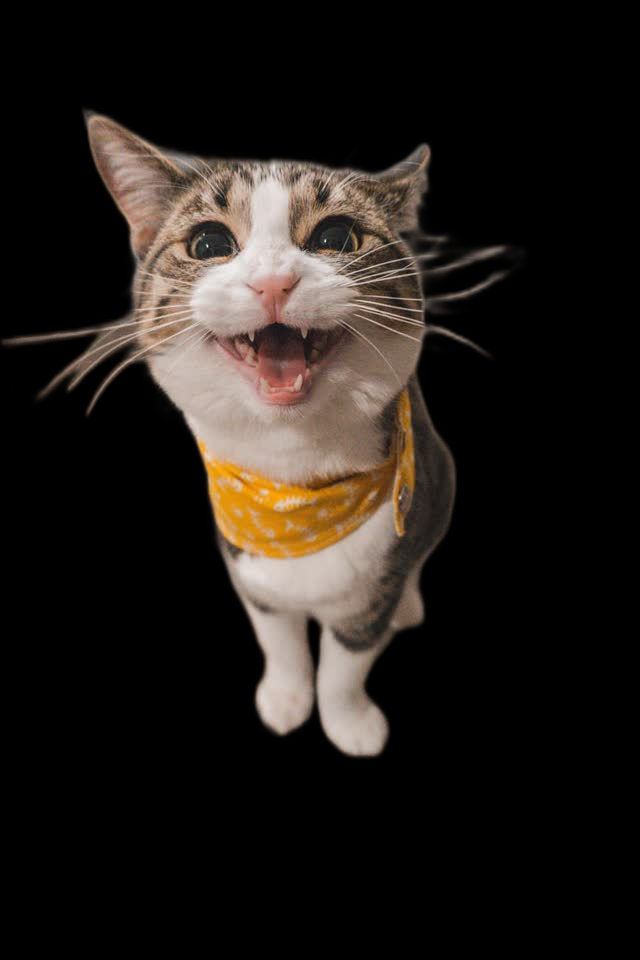
#> input picture data/cat.png, 640 x 960 px, found by its file name
$ python sync.py --video_path data/cat.png
#> lines starting #> are read from the running program, lines starting #| are printed output that depends on the picture
import cv2
import mediapipe as mp
import numpy as np
import math
from scipy.spatial import distance
import time
import argparse
mp_drawing = mp.solutions.drawing_utils
mp_drawing_styles = mp.solutions.drawing_styles
mp_pose = mp.solutions.pose
mp_drawing = mp.solutions.drawing_utils
mp_drawing_styles = mp.solutions.drawing_styles
mp_hands = mp.solutions.hands

# [75 lines left out: functions comp, move_img, parabolic, touch_judge, not called in this run]

parser = argparse.ArgumentParser()
parser.add_argument('-v', '--video_path', type=str, default='', help='Path to the video file.')
args = parser.parse_args()
if args.video_path != '':
  cap = cv2.VideoCapture(args.video_path)
else:
  cap = cv2.VideoCapture(0)
px=400
py=350
g = 9.8
v0 = 50
angle = 45.0
dt = 0.1

cat_touched = False
cat_firstflag = True
hand_velocity = 0
previous_hands_pos = [0,0]
now_hands_pos = [0,0]
previous_time = 0
now_time = 0
dist = 0

count = 0

vx = v0*math.cos(angle*math.pi/180.0)
vy = -v0*math.sin(angle*math.pi/180.0)
fore_img = cv2.imread("data\cat.png")
#> fore_img is the input picture: shape (960, 640, 3); mean B, G, R 24.5, 28.6, 34
fore_img = cv2.resize(fore_img, (100, 150))
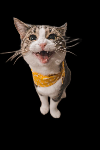
#> fore_img: shape (150, 100, 3); mean B, G, R 24.5, 28.6, 34
start_time = time.perf_counter()
#> (the run stopped early here; a loop or call above may not have finished)
